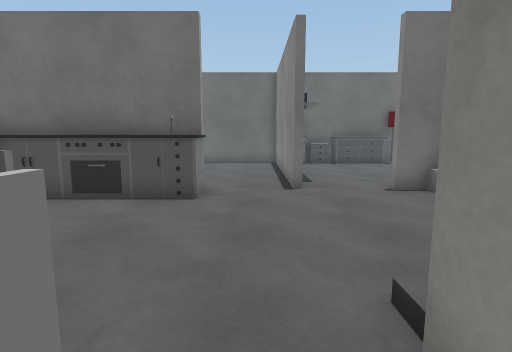
View 1 (above)

18 first-person views from a walk through a scene from a Unity 3-D project. The camera is 1.4 m above the floor, tilts 8° down and sees 80° across. The floor is counted in squares, 0.91 m on a side. Each view is taken from the middle of a square. On the plan, view 1 faces up. The plan holds only what a view shows up to about 15 squares ahead; the rest is blank. The place goes on beyond the plan. The player character is not drawn. Some surface patterns are stand-ins.

View 2
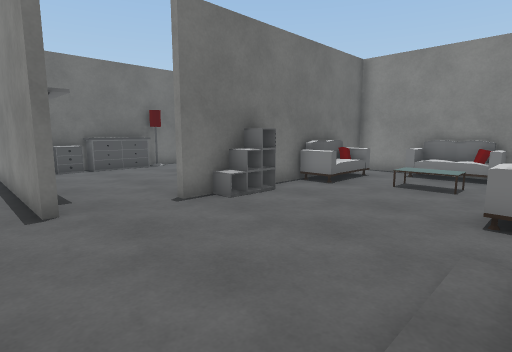

View 3
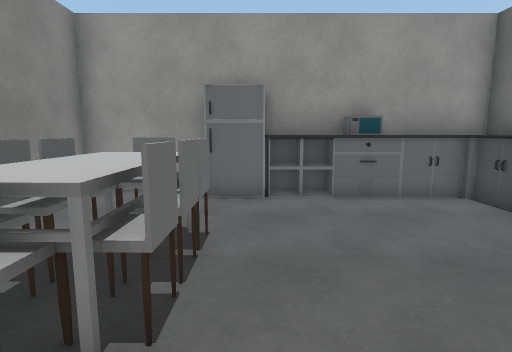

View 4
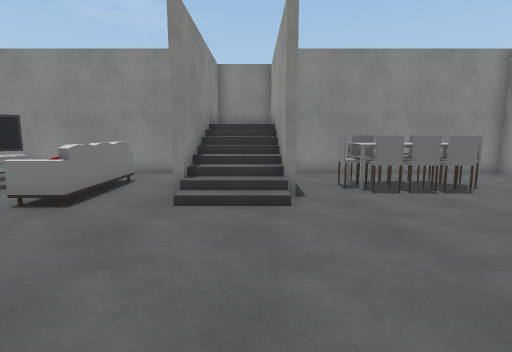

View 5
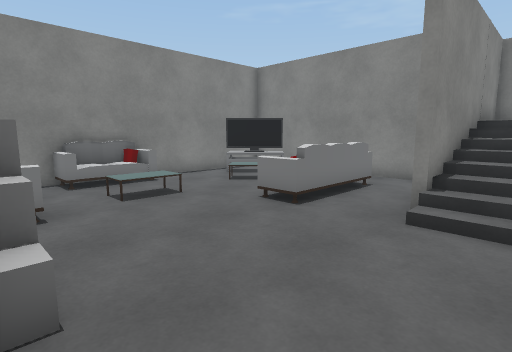

View 6
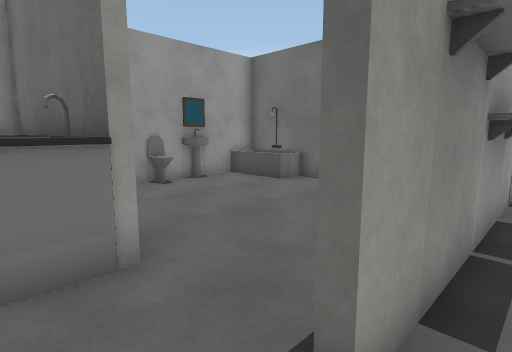

View 7
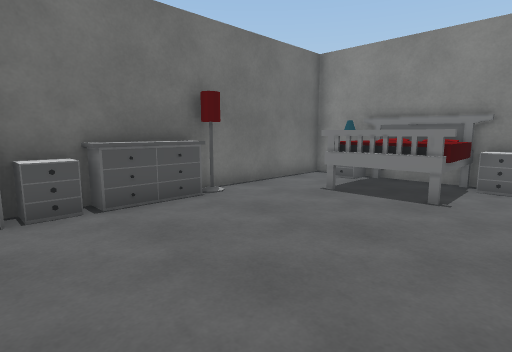

View 8
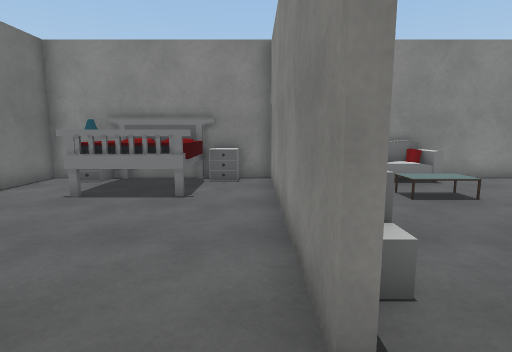

View 9
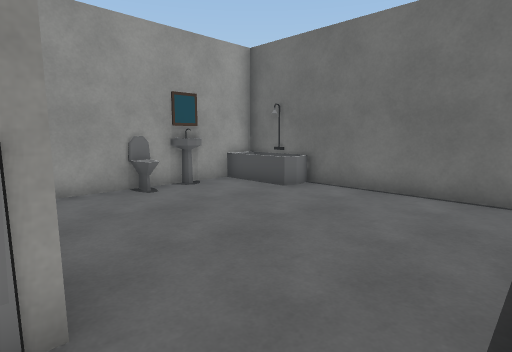

View 10
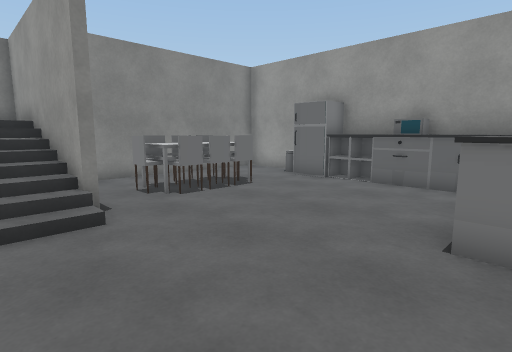

View 11
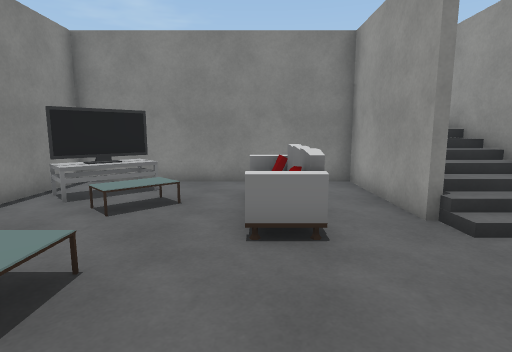

View 12
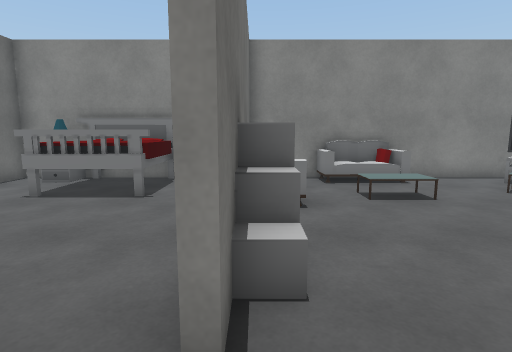

View 13
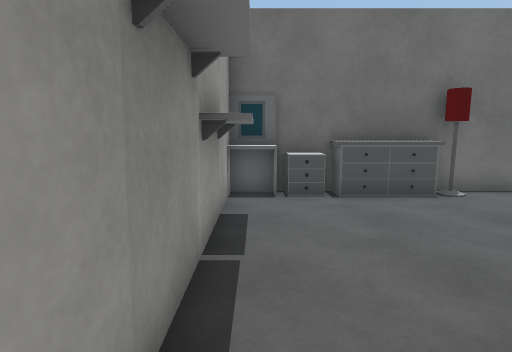

View 14
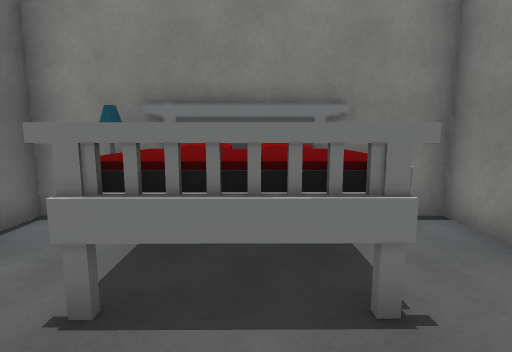

View 15
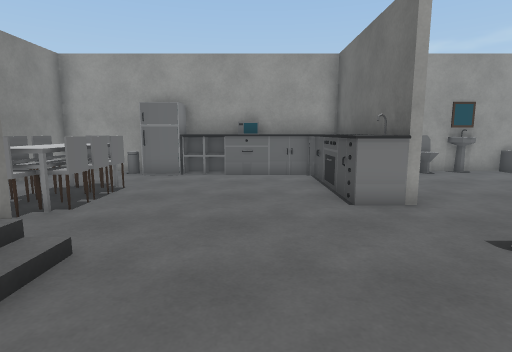

View 16
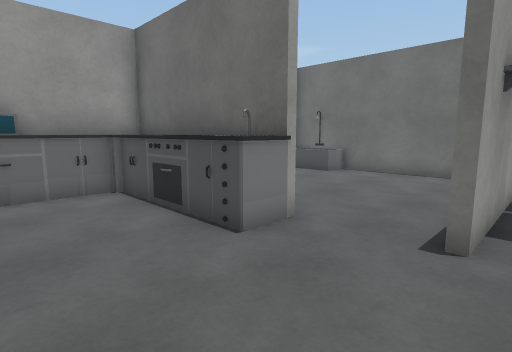

View 17
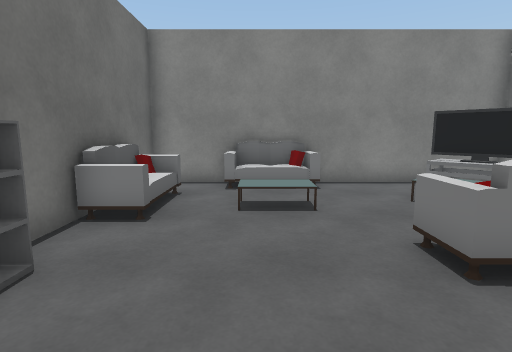

View 18
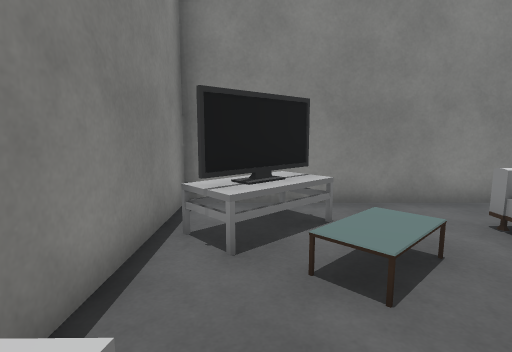

### Floor plan
Key: @ floor where view 1 was taken; # wall or solid block; . floor; / step, stairs or slope; S sink; C chair; R drawers; L lamp; F sofa; M microwave; I fridge; T TV; A mirror; B bathtub; K bookshelf; E toilet; G bed; O other object.
Columns run from 8 left of view 1 to 13 right of it. Each row starts with its distance up from view 1.
 16  #########AR#RRL######
 15  BBB.....#..........L#
 14 #S.......#K.......G.L#
 13  A.......#K.......GGG#
 12  E.......#K.......GGG#
 11 #........#........GGG#
 10 #........#..........R#
  9   .......#...........#
  8  S#SSSS.....##O##F####
  7  SSSSSS..........OO..#
  6  SS..................#
  5  MS..............O..O#
  4  SS..............O..F#
  3  SS.................F#
  2  II......////.FO.....#
  1  II.CCCC.#//#.FO..O..#
  0  O..CCCC@#//#.FO...TT#
 -1 #....CCC.#//#.....TTO#
 -2 #........#//#......O.#
 -3 ##########  ##########
 -4          #  #
 -5          ####

Positions as (right, up) in squares from view 1, and headings:
1: (0, 0), facing up
2: (0, 2), facing up-right
3: (1, 2), facing left
4: (2, 9), facing down
5: (2, 8), facing down-right
6: (2, 7), facing up-left
7: (2, 9), facing up-right
8: (2, 9), facing right
9: (1, 8), facing up-left
10: (3, 8), facing down-left
11: (7, 7), facing down
12: (2, 8), facing right
13: (2, 8), facing up
14: (7, 12), facing right
15: (5, 5), facing left
16: (2, 4), facing up-left
17: (3, 5), facing right
18: (11, 4), facing down
